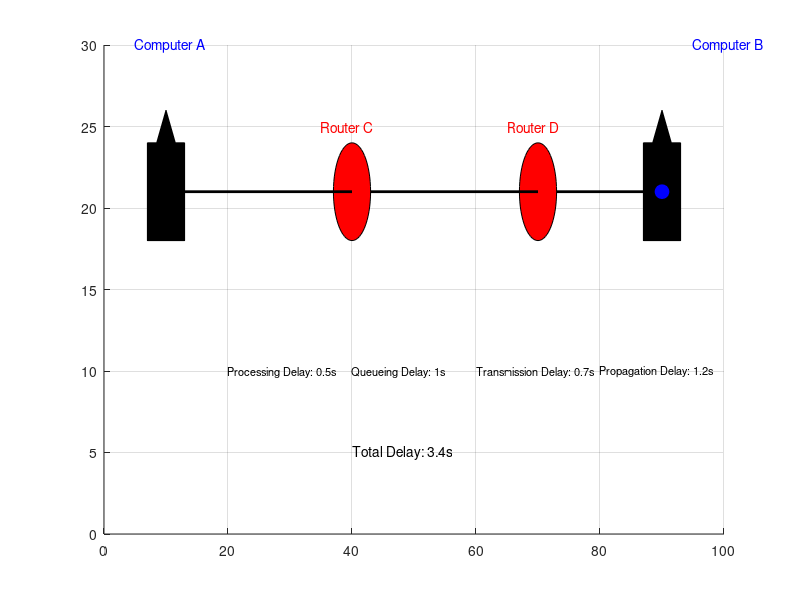

This figure's MATLAB source:

clc
clear all
close all

figure;
axis([0 100 0 30]); 
hold on;
grid on;

text(5, 30, 'Computer A ', 'FontSize', 10, 'Color', 'blue');
text(35, 25, 'Router C ', 'FontSize', 10, 'Color', 'red');
text(65, 25, 'Router D ', 'FontSize', 10, 'Color', 'red');
text(95, 30, 'Computer B', 'FontSize', 10, 'Color', 'blue');

fill([7 13 13 7], [18 18 24 24], 'k');  
fill([8.5 11.5 10], [24 24 26], 'k');   

fill([87 93 93 87], [18 18 24 24], 'k');  
fill([88.5 91.5 90], [24 24 26], 'k');  

rectangle('Position', [37 18 6 6], 'Curvature', [1 1], 'FaceColor', 'r'); 
rectangle('Position', [67 18 6 6], 'Curvature', [1 1], 'FaceColor', 'r');  

plot([13 40], [21 21], 'k-', 'LineWidth', 2);  % Path from A to Router C
plot([43 70], [21 21], 'k-', 'LineWidth', 2);  % Path from Router C to Router D
plot([73 90], [21 21], 'k-', 'LineWidth', 2);  % Path from Router D to B

packet = plot(10, 21, 'bo', 'MarkerFaceColor', 'blue', 'MarkerSize', 10);

process_delay_label = text(20, 10, 'Processing Delay: 0', 'FontSize', 8, 'Color', 'black');
queue_delay_label = text(40, 10, 'Queueing Delay: 0', 'FontSize', 8, 'Color', 'black');
transmission_delay_label = text(60, 10, 'Transmission Delay: 0', 'FontSize', 8, 'Color', 'black');
propagation_delay_label = text(80, 10, 'Propagation Delay: 0', 'FontSize', 8, 'Color', 'black');

total_delay_label = text(40, 5, 'Total Delay: 0', 'FontSize', 10, 'Color', 'black');

processing_delay = 0.5; % in seconds
queueing_delay = 1; % in seconds
transmission_delay = 0.7; % in seconds
propagation_delay = 1.2; % in seconds
total_delay = 0;

move_delay = 0.2;

for i = 1:90
    set(packet, 'XData', i);
    if i == 25
        total_delay = total_delay + processing_delay;
        set(process_delay_label, 'String', ['Processing Delay: ', num2str(processing_delay), 's']);
        pause(processing_delay);
    elseif i == 45
        total_delay = total_delay + queueing_delay;
        set(queue_delay_label, 'String', ['Queueing Delay: ', num2str(queueing_delay), 's']);
        pause(queueing_delay);
    elseif i == 65
        total_delay = total_delay + transmission_delay;
        set(transmission_delay_label, 'String', ['Transmission Delay: ', num2str(transmission_delay), 's']);
        pause(transmission_delay);
    elseif i == 85
        total_delay = total_delay + propagation_delay;
        set(propagation_delay_label, 'String', ['Propagation Delay: ', num2str(propagation_delay), 's']);
        pause(propagation_delay);
    end
    
    set(total_delay_label, 'String', ['Total Delay: ', num2str(total_delay), 's']);

    pause(move_delay);
end

hold off;
